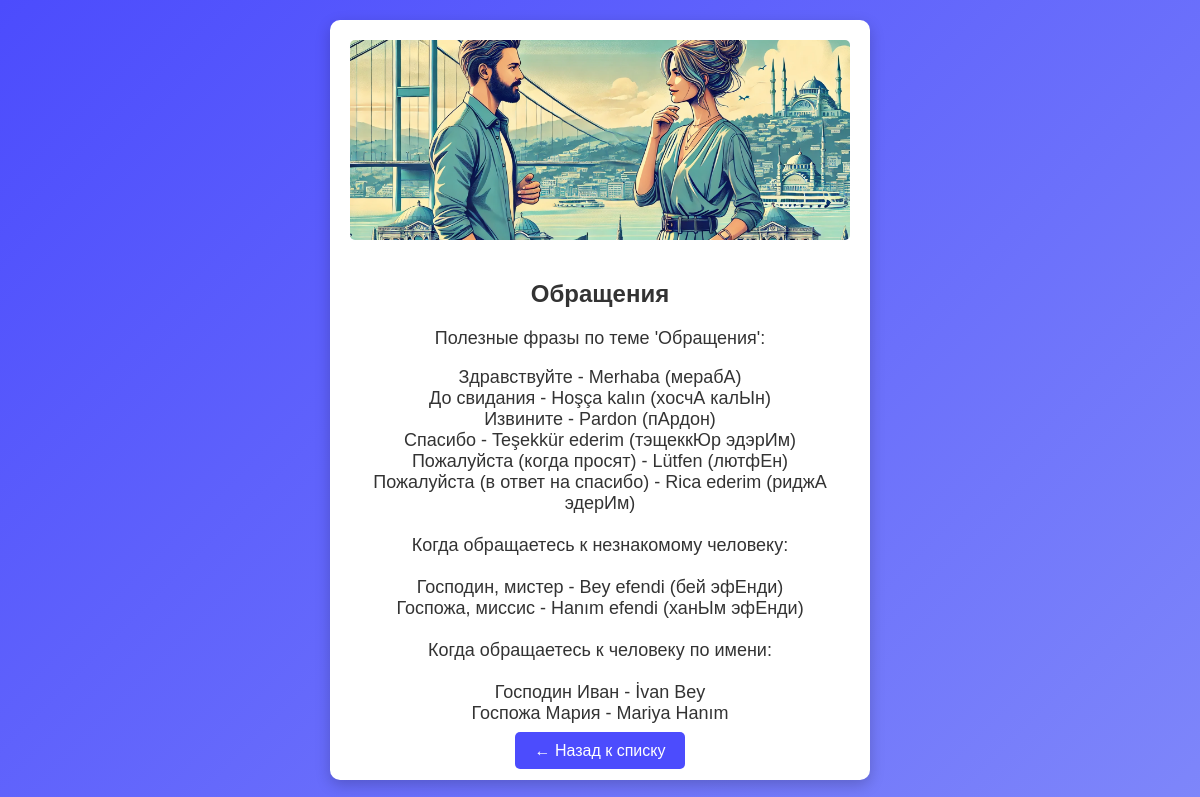
The page /phrases/4/ on the database its author committed.
### miniapp/models.py (models this page shows, shortened)
class Phrases(models.Model):
	name=models.CharField('name', max_length=200)
	words=models.TextField('words')
	image=models.ImageField(upload_to='product_images/', blank=True, null=True)

### miniapp/views.py (the view)
# urls.py: path('phrases/<int:pk>/', views.phrases_detail, name='phrases_detail'),
def phrases_detail(request, pk):
    phrase = Phrases.objects.get(pk=pk)  # Получаем информацию по id
    return render(request, 'miniapp/phrases_detail.html', {'phrase': phrase})

### miniapp/templates/miniapp/phrases_detail.html (shortened to what this page needs)
<!DOCTYPE html>
<html lang="ru">
<head>
</head>
<body>
    <div class="content">
        {% if phrase.image %}
            <img src="{{ phrase.image.url }}" alt="{{ phrase.name }}">
        {% endif %}
        <h1>{{ phrase.name }}</h1>
        <p>{% autoescape off %}{{ phrase.words|linebreaks }}{% endautoescape %}</p>
        <a href="{% url 'phrases_list' %}" class="back-button">&#8592; Назад к списку</a>
    </div>
</body>
</html>

### miniapp/templates/miniapp/phrases_detail.html (style rules this page uses)
body { display: flex; justify-content: center; align-items: center; flex-direction: column; margin: 0; background: linear-gradient(135deg, #4c4cfd, #7e86fa); font-family: Arial, sans-serif; padding: 20px; color: white; }
.content { background-color: white; color: #333; padding: 20px; border-radius: 10px; box-shadow: 0 5px 15px rgba(0, 0, 0, 0.2); max-width: 500px; text-align: center; }
.content img { width: 100%; height: 200px; object-fit: cover; border-radius: 5px; margin-bottom: 20px; }
h1 { font-size: 24px; font-weight: bold; margin-bottom: 20px; }
p { font-size: 18px; }
.back-button { margin-top: 20px; background-color: #4c4cfd; color: white; border: none; padding: 10px 20px; border-radius: 5px; cursor: pointer; text-decoration: none; }

### rows shown on the page
Phrases: image (picture), name "Обращения", words "Полезные фразы по теме 'Обращения': Здравствуйте - Merhaba (мерабА) До свидания - Hoşça kalın (хосчА калЫн) Извините - Pardon (пАрдон) Спасибо - Teşekkür ederim (тэщеккЮр эдэрИм) Пожалуйста (когда просят) - Lütfen (лютфЕн) Пожалуйста (в ответ на спасибо) - Rica ederim (риджА эдерИм) Когда обращаетесь к незнакомому человеку: Господин, мистер - Bey efendi (бей эфЕнди) Госпожа, миссис - Hanım efendi (ханЫм эфЕнди) Когда обращаетесь к человеку по имени: Господин Иван - İvan Bey Госпожа Мария - Mariya Hanım"
